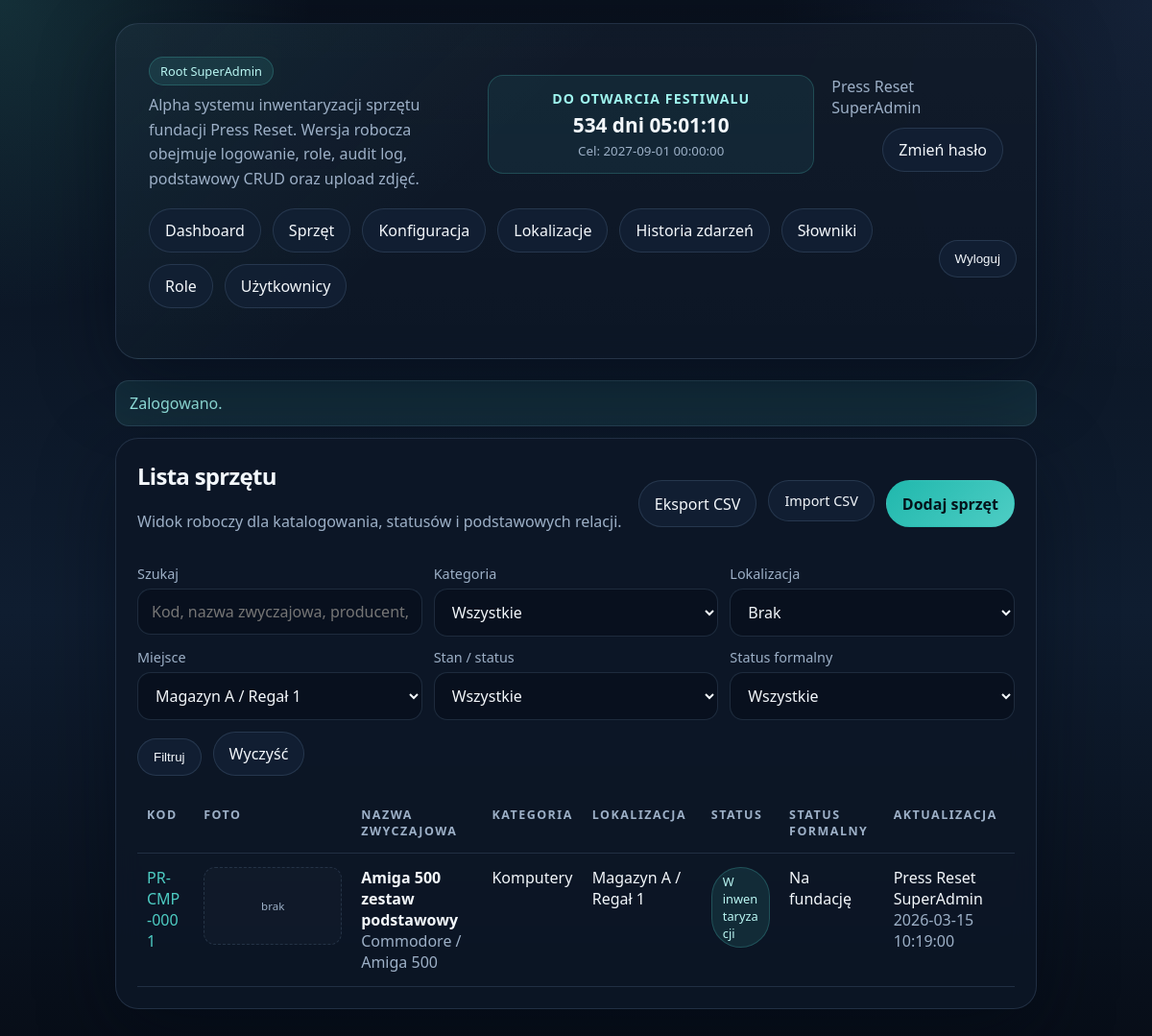
The page /index.php?page=equipment-list&place_id=1 (signed in) on the database its author committed.
### tables this page shows
CREATE TABLE IF NOT EXISTS users (
    id INT UNSIGNED AUTO_INCREMENT PRIMARY KEY,
    username VARCHAR(80) NOT NULL UNIQUE,
    display_name VARCHAR(120) NOT NULL,
    password_hash VARCHAR(255) NOT NULL,
    role VARCHAR(120) NOT NULL,
    active TINYINT(1) NOT NULL DEFAULT 1,
    must_change_password TINYINT(1) NOT NULL DEFAULT 0,
    last_login_at DATETIME NULL,
    created_at DATETIME NOT NULL DEFAULT CURRENT_TIMESTAMP,
    updated_at DATETIME NOT NULL DEFAULT CURRENT_TIMESTAMP ON UPDATE CURRENT_TIMESTAMP
);

CREATE TABLE IF NOT EXISTS roles (
    id INT UNSIGNED AUTO_INCREMENT PRIMARY KEY,
    name VARCHAR(120) NOT NULL,
    slug VARCHAR(120) NOT NULL UNIQUE,
    sort_order INT UNSIGNED NOT NULL DEFAULT 0,
    can_manage_users TINYINT(1) NOT NULL DEFAULT 0,
    can_manage_roles TINYINT(1) NOT NULL DEFAULT 0,
    can_manage_root_roles TINYINT(1) NOT NULL DEFAULT 0,
    can_edit_records TINYINT(1) NOT NULL DEFAULT 0,
    can_upload_images TINYINT(1) NOT NULL DEFAULT 0,
    can_delete_images TINYINT(1) NOT NULL DEFAULT 0,
    can_create_tasks TINYINT(1) NOT NULL DEFAULT 0,
    can_update_tasks TINYINT(1) NOT NULL DEFAULT 0,
    can_change_task_status TINYINT(1) NOT NULL DEFAULT 0,
    can_delete_tasks TINYINT(1) NOT NULL DEFAULT 0,
    can_manage_settings TINYINT(1) NOT NULL DEFAULT 0,
    can_manage_dictionaries TINYINT(1) NOT NULL DEFAULT 0,
    can_view_audit_history TINYINT(1) NOT NULL DEFAULT 0,
    can_export_csv TINYINT(1) NOT NULL DEFAULT 0,
    can_import_csv TINYINT(1) NOT NULL DEFAULT 0,
    is_system TINYINT(1) NOT NULL DEFAULT 0,
    created_at DATETIME NOT NULL DEFAULT CURRENT_TIMESTAMP
);

CREATE TABLE IF NOT EXISTS equipment (
    id INT UNSIGNED AUTO_INCREMENT PRIMARY KEY,
    category_id INT UNSIGNED NOT NULL,
    parent_equipment_id INT UNSIGNED NULL,
    location_id INT UNSIGNED NULL,
    location_place_id INT UNSIGNED NULL,
    inventory_code VARCHAR(60) NOT NULL UNIQUE,
    inventory_code_manual_override TINYINT(1) NOT NULL DEFAULT 0,
    title VARCHAR(180) NOT NULL,
    manufacturer VARCHAR(120) NOT NULL,
    model VARCHAR(120) NOT NULL,
    production_year VARCHAR(20) NOT NULL DEFAULT '',
    condition_status VARCHAR(120) NOT NULL DEFAULT 'inventory',
    ownership_status VARCHAR(120) NOT NULL DEFAULT 'unknown',
    location_text VARCHAR(180) NOT NULL DEFAULT '',
    barcode_value VARCHAR(120) NOT NULL DEFAULT '',
    qr_token VARCHAR(80) NOT NULL UNIQUE,
    notes TEXT NULL,
    created_by INT UNSIGNED NOT NULL,
    updated_by INT UNSIGNED NOT NULL,
    created_at DATETIME NOT NULL DEFAULT CURRENT_TIMESTAMP,
    updated_at DATETIME NOT NULL DEFAULT CURRENT_TIMESTAMP ON UPDATE CURRENT_TIMESTAMP,
    CONSTRAINT fk_equipment_category FOREIGN KEY (category_id) REFERENCES categories(id),
    CONSTRAINT fk_equipment_parent FOREIGN KEY (parent_equipment_id) REFERENCES equipment(id) ON DELETE SET NULL,
    CONSTRAINT fk_equipment_location FOREIGN KEY (location_id) REFERENCES locations(id) ON DELETE SET NULL,
    CONSTRAINT fk_equipment_location_place FOREIGN KEY (location_place_id) REFERENCES location_places(id) ON DELETE SET NULL,
    CONSTRAINT fk_equipment_created_by FOREIGN KEY (created_by) REFERENCES users(id),
    CONSTRAINT fk_equipment_updated_by FOREIGN KEY (updated_by) REFERENCES users(id)
);

CREATE TABLE IF NOT EXISTS categories (
    id INT UNSIGNED AUTO_INCREMENT PRIMARY KEY,
    name VARCHAR(120) NOT NULL,
    slug VARCHAR(120) NOT NULL UNIQUE,
    code_prefix VARCHAR(3) NOT NULL DEFAULT 'GEN',
    created_at DATETIME NOT NULL DEFAULT CURRENT_TIMESTAMP
);

CREATE TABLE IF NOT EXISTS locations (
    id INT UNSIGNED AUTO_INCREMENT PRIMARY KEY,
    name VARCHAR(120) NOT NULL,
    slug VARCHAR(120) NOT NULL UNIQUE,
    created_at DATETIME NOT NULL DEFAULT CURRENT_TIMESTAMP
);

CREATE TABLE IF NOT EXISTS location_places (
    id INT UNSIGNED AUTO_INCREMENT PRIMARY KEY,
    location_id INT UNSIGNED NOT NULL,
    name VARCHAR(120) NOT NULL,
    slug VARCHAR(120) NOT NULL,
    created_at DATETIME NOT NULL DEFAULT CURRENT_TIMESTAMP,
    UNIQUE KEY uniq_location_place (location_id, slug),
    CONSTRAINT fk_location_places_location FOREIGN KEY (location_id) REFERENCES locations(id) ON DELETE CASCADE
);

CREATE TABLE IF NOT EXISTS condition_statuses (
    id INT UNSIGNED AUTO_INCREMENT PRIMARY KEY,
    name VARCHAR(120) NOT NULL,
    slug VARCHAR(120) NOT NULL UNIQUE,
    sort_order INT UNSIGNED NOT NULL DEFAULT 0,
    created_at DATETIME NOT NULL DEFAULT CURRENT_TIMESTAMP
);

CREATE TABLE IF NOT EXISTS ownership_statuses (
    id INT UNSIGNED AUTO_INCREMENT PRIMARY KEY,
    name VARCHAR(120) NOT NULL,
    slug VARCHAR(120) NOT NULL UNIQUE,
    sort_order INT UNSIGNED NOT NULL DEFAULT 0,
    created_at DATETIME NOT NULL DEFAULT CURRENT_TIMESTAMP
);

### app/router.php (shortened to what the rows shown need)
<?php
$page = $_GET['page'] ?? 'home';
    ?>
    <?php
require_login();
    ?>
    <?php
if ($page === 'equipment-list') {
    $filters = [
        'q' => trim((string) ($_GET['q'] ?? '')),
        'category_id' => (int) ($_GET['category_id'] ?? 0),
        'location_id' => (int) ($_GET['location_id'] ?? 0),
        'place_id' => (int) ($_GET['place_id'] ?? 0),
        'condition_status' => trim((string) ($_GET['condition_status'] ?? '')),
        'ownership_status' => trim((string) ($_GET['ownership_status'] ?? '')),
    ];
    $where = [];
    $params = [];
    if ($filters['place_id'] > 0) {
        $where[] = 'e.location_place_id = :place_id';
        $params['place_id'] = $filters['place_id'];
    }
    $sql = 'SELECT e.*, c.name AS category_name, u.display_name AS updated_by_name, l.name AS location_name, lp.name AS place_name, img.file_path AS image_path
            FROM equipment e
            JOIN categories c ON c.id = e.category_id
            JOIN users u ON u.id = e.updated_by
            LEFT JOIN locations l ON l.id = e.location_id
            LEFT JOIN location_places lp ON lp.id = e.location_place_id
            LEFT JOIN (
                SELECT ei.equipment_id, ei.file_path
                FROM equipment_images ei
                INNER JOIN (
                    SELECT equipment_id, MIN(id) AS min_id
                    FROM equipment_images
                    GROUP BY equipment_id
                ) first_img ON first_img.min_id = ei.id
            ) img ON img.equipment_id = e.id';
    if ($where) {
        $sql .= ' WHERE ' . implode(' AND ', $where);
    }
    $sql .= ' ORDER BY e.updated_at DESC, e.inventory_code ASC';
    $equipment = query_all($sql, $params);
    render_header('Sprzęt');
    ?>
    <section class="panel">
        <div class="topbar">
            <div>
                <h2>Lista sprzętu</h2>
            </div>
        </div>
                    <?= category_options($filters['category_id'] > 0 ? $filters['category_id'] : null) ?>
                <select id="condition_status" name="condition_status" onchange="this.form.submit()"><?= status_options('condition_statuses', $filters['condition_status']) ?></select>
                <select id="ownership_status" name="ownership_status" onchange="this.form.submit()"><?= status_options('ownership_statuses', $filters['ownership_status']) ?></select>
        <div class="table-wrap">
            <table>
                <thead>
                <tr>
                    <th>Kod</th>
                    <th>Foto</th>
                    <th>Nazwa zwyczajowa</th>
                    <th>Kategoria</th>
                    <th>Lokalizacja</th>
                    <th>Status</th>
                    <th>Status formalny</th>
                    <th>Aktualizacja</th>
                </tr>
                </thead>
                <tbody>
                <?php foreach ($equipment as $row): ?>
                    <tr>
                        <td><a href="index.php?page=item&id=<?= (int) $row['id'] ?>"><?= h($row['inventory_code']) ?></a></td>
                        <td>
                            <?php if (!empty($row['image_path'])): ?>
                                <img class="thumb" src="<?= h($row['image_path']) ?>" alt="<?= h($row['title']) ?>">
                            <?php else: ?>
                                <div class="thumb-placeholder">brak</div>
                            <?php endif; ?>
                        </td>
                        <td><strong><?= h($row['title']) ?></strong><br><span class="muted"><?= h($row['manufacturer']) ?> / <?= h($row['model']) ?></span></td>
                        <td><?= h($row['category_name']) ?></td>
                        <td><?= h(location_label($row) ?: 'Brak') ?></td>
                        <td><span class="badge"><?= h(condition_label($row['condition_status'])) ?></span></td>
                        <td><?= h(ownership_label($row['ownership_status'])) ?></td>
                        <td><?= h($row['updated_by_name']) ?><br><span class="muted"><?= h($row['updated_at']) ?></span></td>
                    </tr>
                <?php endforeach; ?>
                </tbody>
            </table>
        </div>
    </section>
    <?php
    render_footer();
    exit;
}
    ?>

### app/layout.php (shortened to what the rows shown need)
<?php
function render_header(string $title): void
{
    $user = current_user();
    $deadlineIso = (string) app_setting('festival_deadline', app_config('festival_deadline'));
    $deadlineCard = null;
    if ($deadlineIso) {
        $now = new DateTimeImmutable('now', new DateTimeZone('Europe/Warsaw'));
        $deadline = new DateTimeImmutable($deadlineIso, new DateTimeZone('Europe/Warsaw'));
        $isPast = $deadline <= $now;
        $deadlineCard = [
            'label' => $isPast ? 'Termin minął' : 'Do otwarcia festiwalu',
            'date' => $deadline->format(DateTimeInterface::ATOM),
            'display_date' => $deadline->format('Y-m-d H:i:s'),
            'summary' => $isPast ? 'Termin docelowy został przekroczony.' : '',
        ];
    }
    ?>
    <!DOCTYPE html>
    <html lang="pl">
    <head>
        <link rel="stylesheet" href="assets/style.css">
    </head>
    <body>
    <main class="shell">
    <?php if ($user): ?>
        <section class="hero">
            <div class="hero-head">
                <div class="hero-copy">
                    <div class="badge"><?= h(role_label($user['role'])) ?></div>
                    <p>Alpha systemu inwentaryzacji sprzętu fundacji Press Reset. Wersja robocza obejmuje logowanie, role, audit log, podstawowy CRUD oraz upload zdjęć.</p>
                </div>
                <?php if ($deadlineCard): ?>
                    <div class="hero-countdown">
                        <div class="countdown-card" data-deadline="<?= h($deadlineCard['date']) ?>">
                            <strong><?= h($deadlineCard['label']) ?></strong>
                            <span class="countdown-value"><?= h($deadlineCard['summary']) ?></span>
                            <small>Cel: <?= h($deadlineCard['display_date']) ?></small>
                        </div>
                    </div>
                <?php endif; ?>
                <div class="hero-user">
                    <div class="muted"><?= h($user['display_name']) ?></div>
                    <div><a class="nav-pill" href="index.php?page=change-password">Zmień hasło</a></div>
                </div>
            </div>
            <nav class="topbar">
                <div class="actions">
                    <a class="nav-pill" href="index.php">Dashboard</a>
                    <a class="nav-pill" href="index.php?page=equipment-list">Sprzęt</a>
                    <?php if (can_manage_settings()): ?>
                        <a class="nav-pill" href="index.php?page=settings">Konfiguracja</a>
                        <a class="nav-pill" href="index.php?page=locations">Lokalizacje</a>
                    <?php endif; ?>
                    <?php if (can_view_audit_history()): ?>
                        <a class="nav-pill" href="index.php?page=audit-log">Historia zdarzeń</a>
                    <?php endif; ?>
                    <?php if (can_manage_dictionaries()): ?>
                        <a class="nav-pill" href="index.php?page=dictionaries">Słowniki</a>
                    <?php endif; ?>
                    <?php if (can_manage_roles()): ?>
                        <a class="nav-pill" href="index.php?page=roles">Role</a>
                    <?php endif; ?>
                    <?php if (can_manage_users()): ?>
                        <a class="nav-pill" href="index.php?page=users">Użytkownicy</a>
                    <?php endif; ?>
                </div>
                <form method="post" action="index.php?page=logout" class="inline-form">
                    <button class="nav-pill" type="submit">Wyloguj</button>
                </form>
            </nav>
        </section>
    <?php endif;
    foreach (flash() as $message): ?>
    <?php endforeach;
}
function render_footer(): void
{
    ?>
    </main></body></html>
    <?php
}
function category_options(?int $selectedId = null, bool $includePlaceholder = false, string $placeholder = 'Wybierz kategorię'): string
{
    $options = $includePlaceholder ? sprintf('<option value="">%s</option>', h($placeholder)) : '';
    foreach (inventory_dictionary_rows('categories') as $category) {
        $selected = ((int) $category['id'] === $selectedId) ? ' selected' : '';
        $options .= sprintf('<option value="%d"%s>%s</option>', (int) $category['id'], $selected, h($category['name']));
    }
    return $options;
}
function status_options(string $table, string $selectedValue, string $placeholder = 'Wszystkie'): string
{
    return dictionary_options($table, $selectedValue !== '' ? $selectedValue : null, true, $placeholder);
}

### rows shown on the page
users: role.name "Root SuperAdmin", display_name "Press Reset SuperAdmin"
equipment: inventory_code "PR-CMP-0001", title "Amiga 500 zestaw podstawowy", manufacturer "Commodore", model "Amiga 500", category.name "Komputery", location.name "Magazyn A / Regał 1", condition_status.name "W inwentaryzacji", ownership_status.name "Na fundację", created_by.display_name "Press Reset SuperAdmin", updated_at "2026-03-15 10:19:00"

### other values the page prints
$deadlineCard['label'] "DO OTWARCIA FESTIWALU"
$deadlineCard['display_date'] "2027-09-01 00:00:00"
$message['message'] "Zalogowano."
form field place_id "Magazyn A / Regał 1"
form field condition_status "Wszystkie"
form field ownership_status "Wszystkie"
